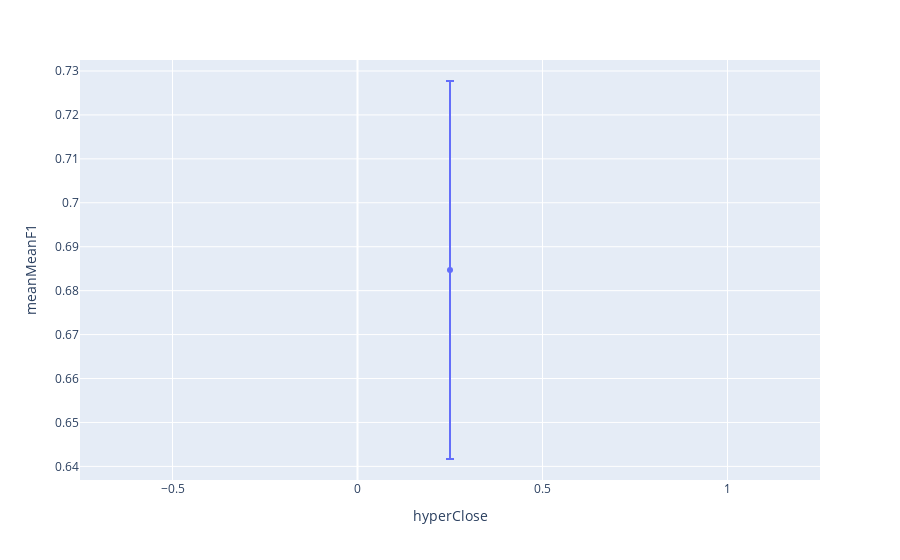

Notebook code cell kept with this figure:
### Code cell
aux=hyperParams[(hyperParams.hyperThres==optimal.hyperThres)&(hyperParams.hyperDepth==optimal.hyperDepth)&
                (hyperParams.hyperDuration==optimal.hyperDuration)&(hyperParams.hyperConfidence==optimal.hyperConfidence)].reset_index(drop=True)
px.scatter(aux,x='hyperClose',y='meanMeanF1',error_y='stdMeanF1')

### Figure 1 — Plotly figure (JSON) as saved in the notebook; plotly's stock layout.template omitted (floating-point values rounded to 4 significant figures)
{"data": [{"error_y": {"array": [0.04302]}, "hovertemplate": "hyperClose=%{x}<br>meanMeanF1=%{y}<extra></extra>", "legendgroup": "", "marker": {"color": "#636efa", "symbol": "circle"}, "mode": "markers", "name": "", "orientation": "v", "showlegend": false, "type": "scatter", "x": [0.25], "xaxis": "x", "y": [0.6847], "yaxis": "y"}], "layout": {"legend": {"tracegroupgap": 0}, "margin": {"t": 60}, "xaxis": {"anchor": "y", "domain": [0, 1], "title": {"text": "hyperClose"}}, "yaxis": {"anchor": "x", "domain": [0, 1], "title": {"text": "meanMeanF1"}}}}
